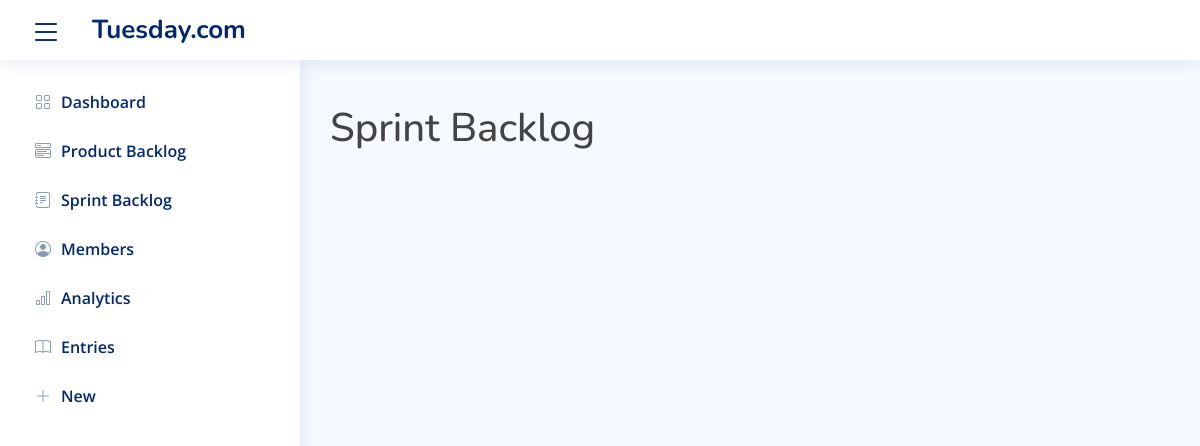
Page /sprints/ on the earlier database version.
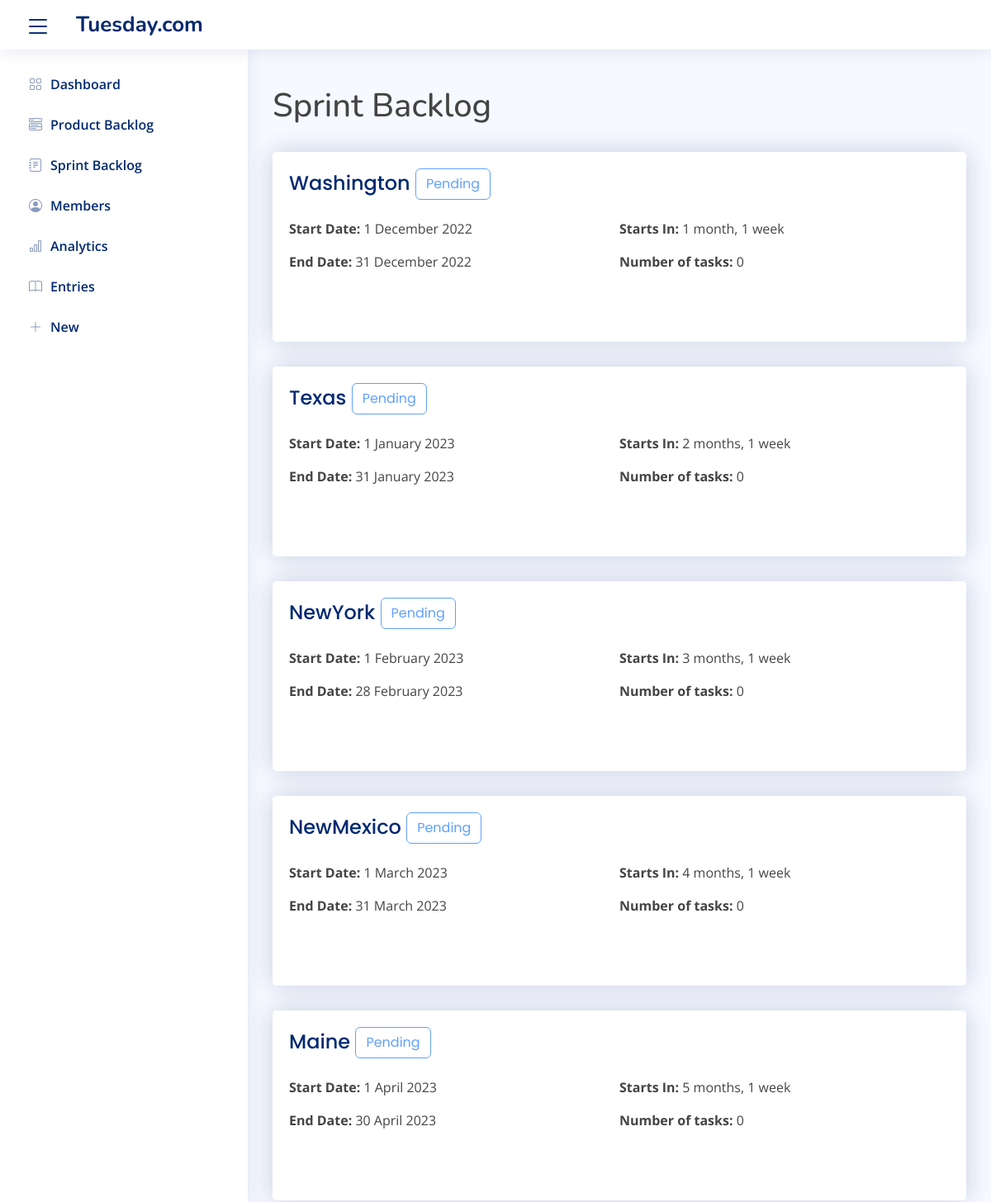
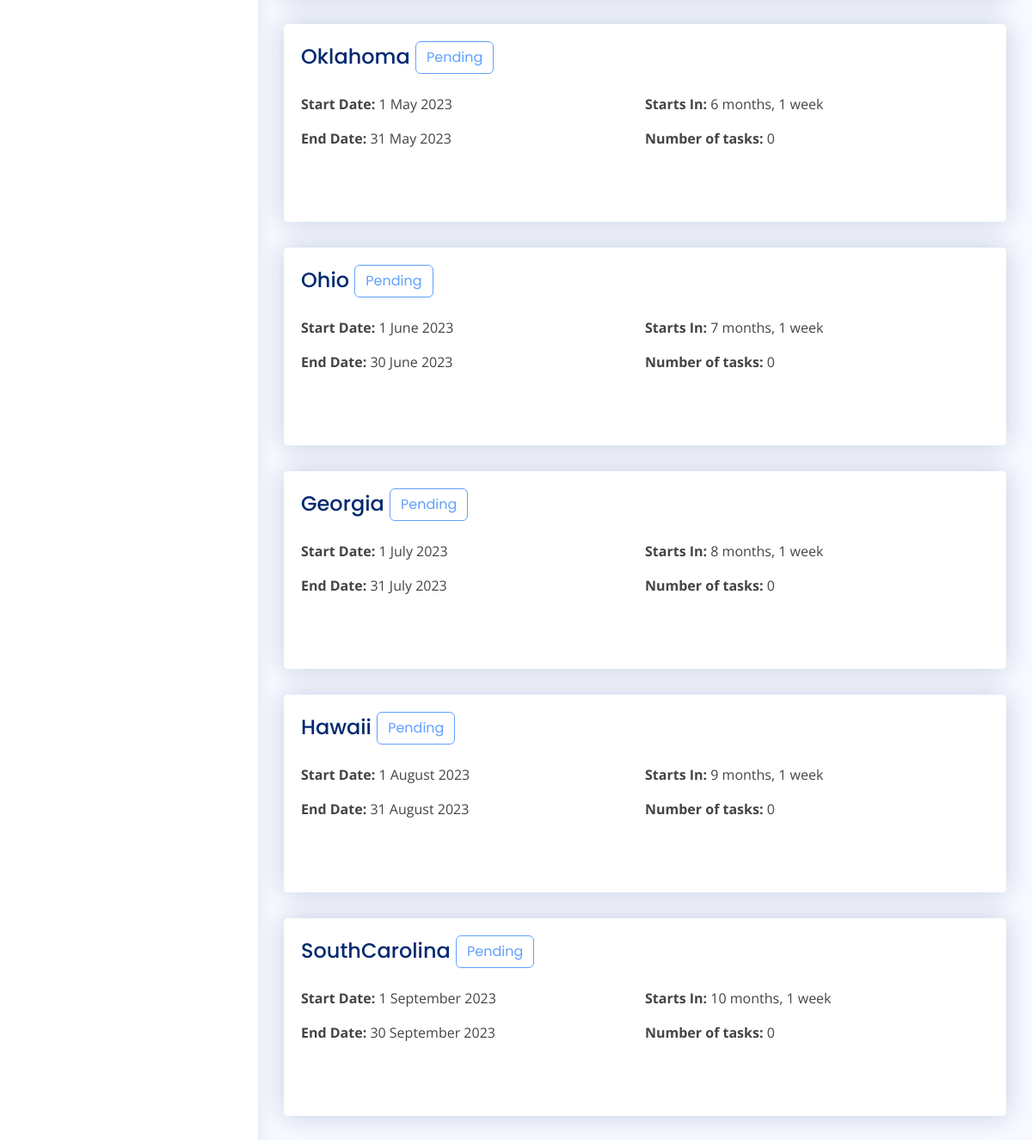
Same page on the later database version (2 pictures, top to bottom).
### sprints/models.py (models this page shows, shortened)
class Sprint(models.Model):
    PENDING = 'PE'
    ONGOING = 'ON'
    ENDED = 'EN'
    STATUS_LEVELS = [
        (PENDING, 'Pending'),
        (ONGOING, 'Ongoing'),
        (ENDED, 'Ended')
    ]
    title = models.CharField(max_length=50, unique=True)
    sprint_goal = models.TextField()
    status = models.CharField(max_length=20, choices=STATUS_LEVELS, default=PENDING)
    start_date = models.DateField(null=True, blank=True)
    end_date = models.DateField(null=True, blank=True)
    active = models.BooleanField(default=False)
    date_created = models.DateTimeField(default=timezone.now, editable=False)

### sprints/views.py (the view)
# urls.py: path('', SprintListView.as_view(), name='sprint-list'),
class SprintListView(ListView):
    model = Sprint
    ordering = ['-active', '-status', 'start_date']
    def get_context_data(self, **kwargs):
        context = super(SprintListView, self).get_context_data(**kwargs)
        context['tasks'] = Task.objects.all()
        context['PENDING'] = Sprint.PENDING
        context['ONGOING'] = Sprint.ONGOING
        context['ENDED'] = Sprint.ENDED
        return context

### sprints/templatetags/custom_tags.py (called while the page is built)
@register.filter
def filter_count_sprint(value, sprint):
    return value.filter(sprint=sprint).count()

### sprints/templates/sprints/sprint_list.html (shortened to what this page needs)
{% extends 'tasks/base.html' %}
{% block content %}
{% load custom_tags %}
    <br>
    <div class="page-header">
        <h1 class="page-header">Sprint Backlog</h1>
    </div>
    <br>
    {% for sprint in sprint_list %}
    <div class="card" style="width: 100%; height: 230px">
      <div class="card-body card border-info mb-0">
        <div style="display:flex;">
            {% if sprint.status == PENDING %}
                <a href="{% url 'sprint-detail' sprint.id %}" ><h5 class="card-title" style="color:#012970; font-size: 1.5rem;">{{ sprint.title}} <button type="button" class="btn btn-outline-primary disabled">Pending</button></h5></a>
            {% elif sprint.status == ONGOING %}
                <a href="{% url 'sprint-detail' sprint.id %}" ><h5 class="card-title" style="color:#012970; font-size: 1.5rem;">{{ sprint.title}} <button type="button" class="btn btn-outline-warning disabled">Ongoing</button></h5></a>
            {% elif sprint.status == ENDED %}
                <a href="{% url 'sprint-detail' sprint.id %}" ><h5 class="card-title" style="color:#012970; font-size: 1.5rem;">{{ sprint.title}} <button type="button" class="btn btn-outline-secondary disabled">Ended</button></h5></a>
            {% endif %}
        </div>
        <div style="display: flex">
            <div style="flex:50%;">
              <p class="card-text"><b>Start Date: </b>{{ sprint.start_date|date:"j F Y" }}</p>
              <p class="card-text"><b>End Date: </b>{{ sprint.end_date|date:"j F Y" }}</p>
            </div>
            <div style="flex:50%;">
                {% if sprint.status == ONGOING %}
                    <p class="card-text"><b>Ends In: </b>{{ sprint.end_date|timeuntil }}</p>
                {% elif sprint.status == PENDING %}
                    <p class="card-text"><b>Starts In: </b>{{ sprint.start_date|timeuntil }}</p>
                {% elif sprint.status == ENDED %}
                    <p class="card-text"><b>Last Active: </b>{{ sprint.end_date|timesince }}</p>
                {% endif %}
                <p class="card-text"><b>Number of tasks: </b>{{ tasks|filter_count_sprint:sprint }}</p>
            </div>
        </div>
        <br>
      </div>
    </div>
    {% endfor %}
{% endblock content %}

Differences in the rows shown:
added Sprint: title "Washington", start_date "1 December 2022", end_date "31 December 2022", start_date "1 month, 1 week", id "0"
added Sprint: title "Texas", start_date "1 January 2023", end_date "31 January 2023", start_date "2 months, 1 week", id "0"
added Sprint: title "NewYork", start_date "1 February 2023", end_date "28 February 2023", start_date "3 months, 1 week", id "0"
added Sprint: title "NewMexico", start_date "1 March 2023", end_date "31 March 2023", start_date "4 months, 1 week", id "0"
added Sprint: title "Maine", start_date "1 April 2023", end_date "30 April 2023", start_date "5 months, 1 week", id "0"
added Sprint: title "Oklahoma", start_date "1 May 2023", end_date "31 May 2023", start_date "6 months, 1 week", id "0"
added Sprint: title "Ohio", start_date "1 June 2023", end_date "30 June 2023", start_date "7 months, 1 week", id "0"
added Sprint: title "Georgia", start_date "1 July 2023", end_date "31 July 2023", start_date "8 months, 1 week", id "0"
added Sprint: title "Hawaii", start_date "1 August 2023", end_date "31 August 2023", start_date "9 months, 1 week", id "0"
added Sprint: title "SouthCarolina", start_date "1 September 2023", end_date "30 September 2023", start_date "10 months, 1 week", id "0"
